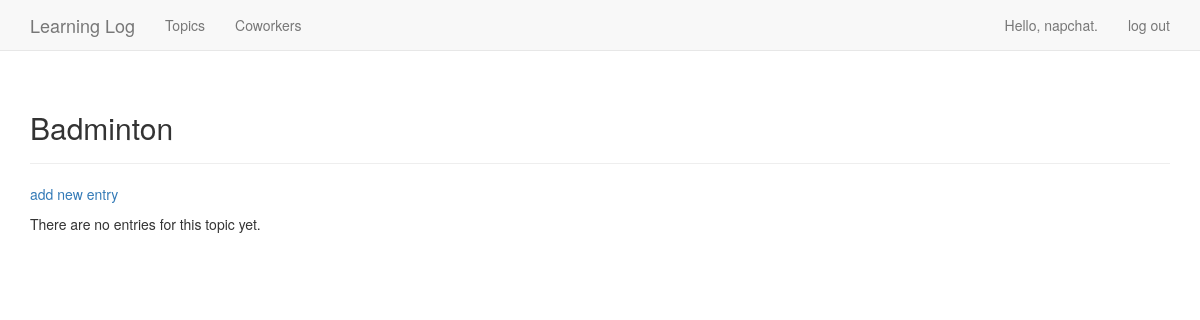
Before: /topics/4/ (signed in) with the older database file.
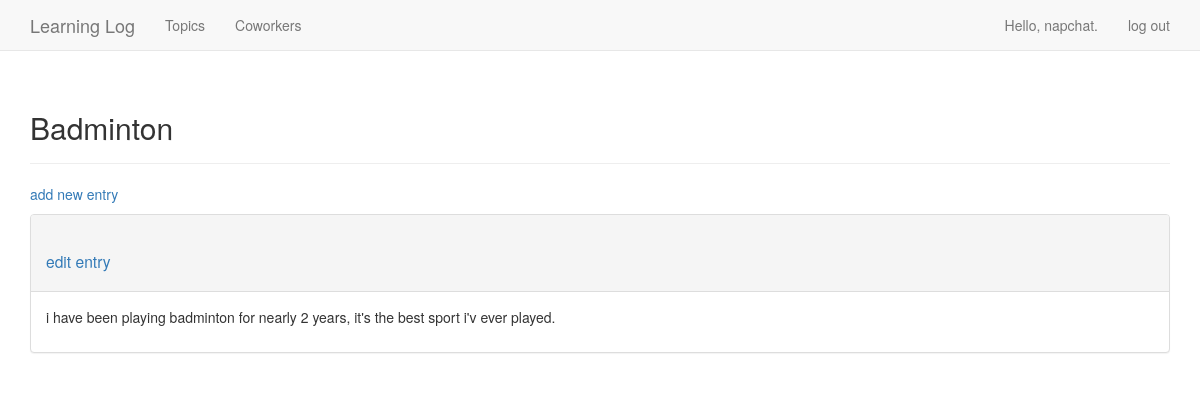
After: the same page with the newer database file.
### learning_logs/models.py (models this page shows, shortened)
class Entry(models.Model):
	topic = models.ForeignKey(Topic)           #外键,Topic对象可通过属性entry_set.all()来获取该类下的属性
	text = models.TextField()
	date_added = models.DateTimeField(auto_now_add=True)
	class Meta:
		verbose_name_plural = 'entries'

### learning_logs/views.py (the view)
# urls.py: url(r'^topics/(?P<topic_id>\d+)/$', views.topic, name='topic'),
@login_required
def topic(request, topic_id):
	topic = Topic.objects.get(id=topic_id)
	if topic.owner != request.user:
		raise Http404
	entries = topic.entry_set.order_by('date_added')
	context = {'topic': topic, 'entries': entries}
	return render(request, 'learning_logs/topic.html', context)

### learning_logs/models.py (called while the page is built)
	def __str__(self):
		return self.text

### learning_logs/templates/learning_logs/topic.html (shortened to what this page needs)
{% extends 'learning_logs/base.html' %}
{% block header %}
  <h2>{{ topic }}</h2>
{% endblock header %}
{% block content %}
  <p>
	<a href="{% url 'learning_logs:new_entry' topic.id %}">add new entry</a>
  </p>
  {% for entry in entries %}
    <div class="panel panel-default">
	  <div class="panel-heading">
		<h3>
		  <small>
			<a href="{% url 'learning_logs:edit_entry' entry.id %}">edit entry</a>
		  </small>
		</h3>
	  </div>
	  <div class="panel-body">
		{{ entry.text|linebreaks }}
	  </div>
    </div>
  {% empty %}
		There are no entries for this topic yet.
  {% endfor %}
{% endblock content %}

Changed rows visible on the page:
added Entry: text "i have been playing badminton for nearly 2 years, it's the best sport i'v ever played."
Other visible differences:
text no longer shown: "There are no entries for this topic yet."
